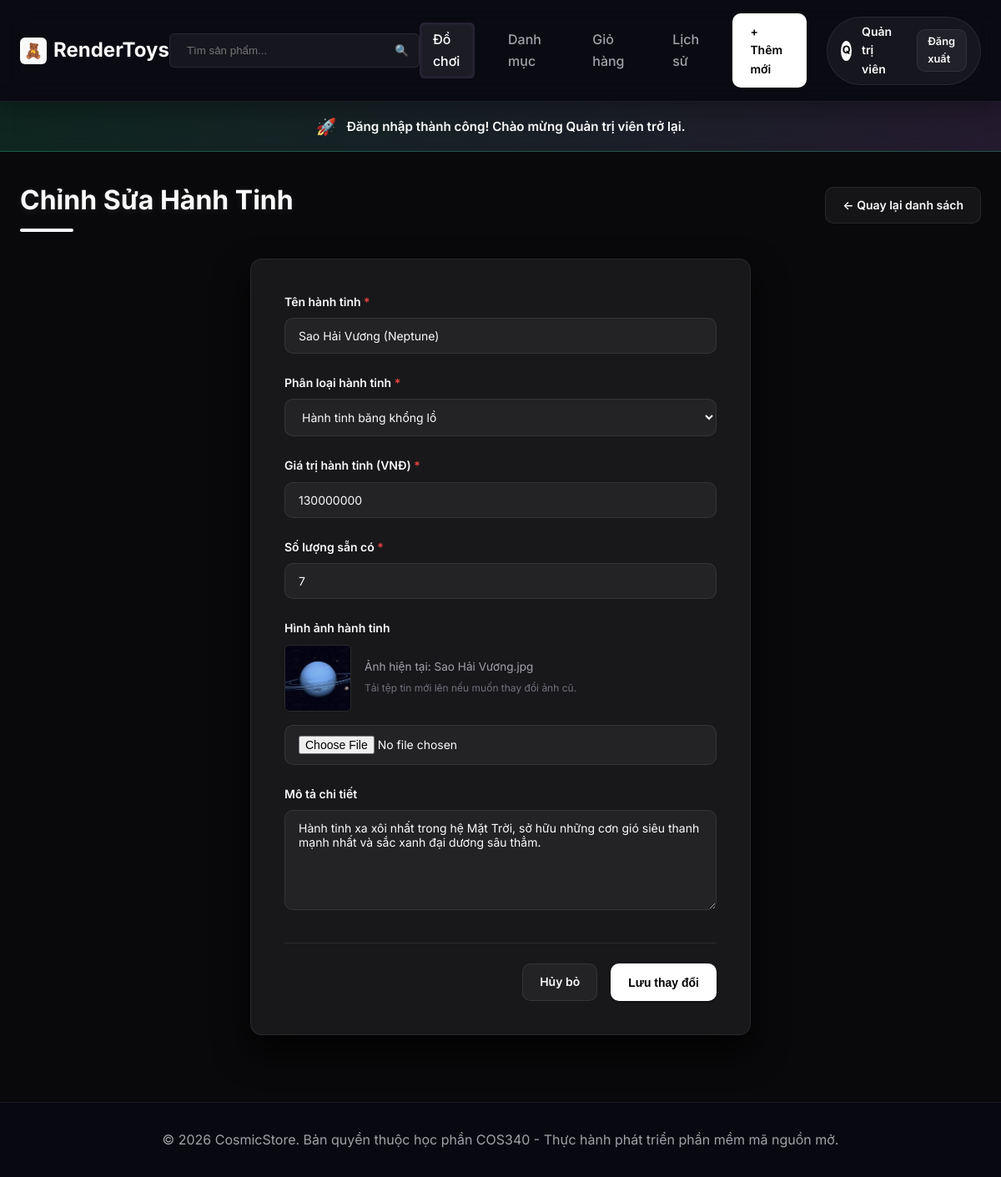
/product/edit/6 (signed in), run on an earlier commit of the app's database.
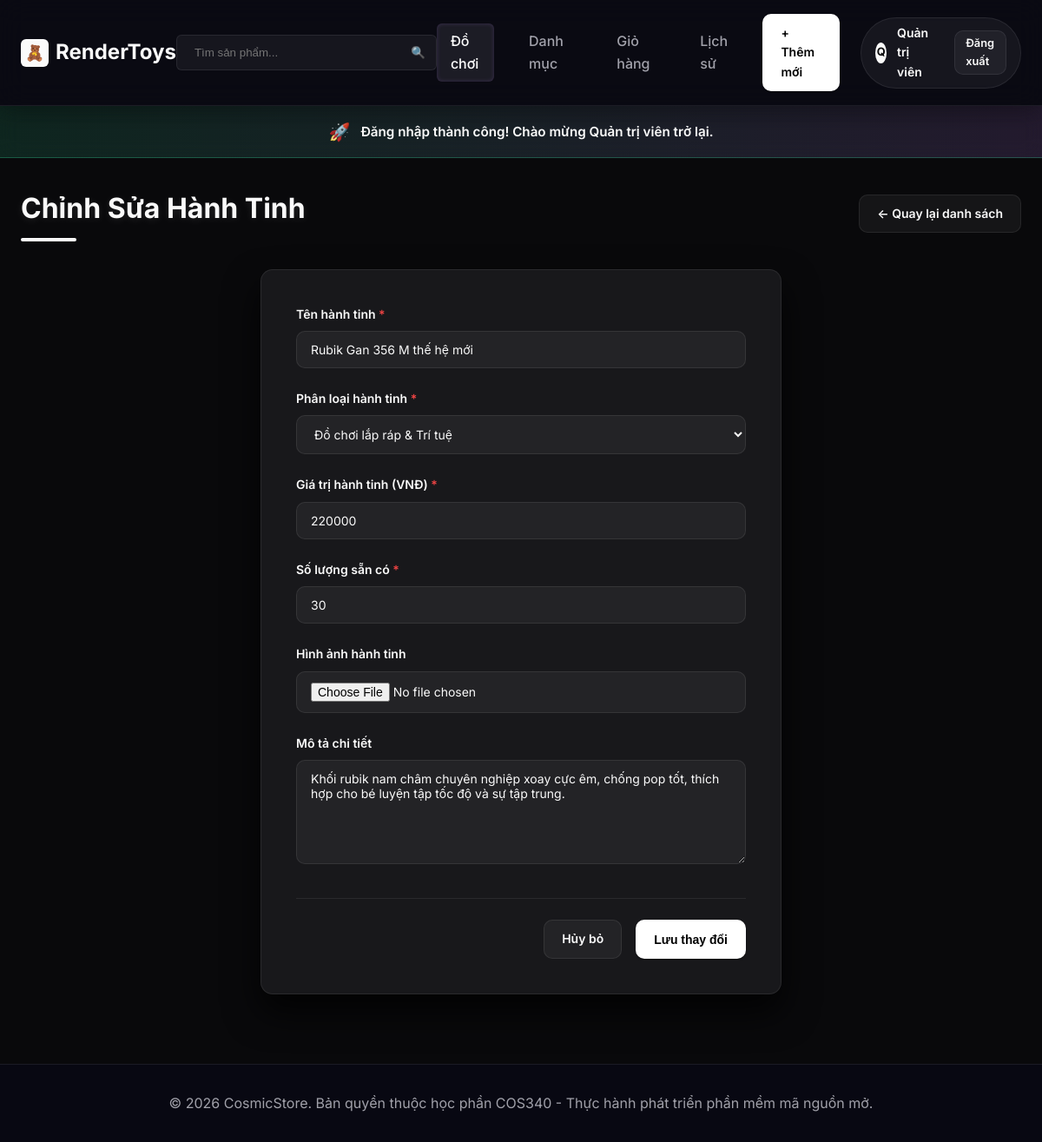
And on a later commit of the database.
### tables this page shows
CREATE TABLE IF NOT EXISTS `products` (
  `id` INT AUTO_INCREMENT PRIMARY KEY,
  `name` VARCHAR(255) NOT NULL,
  `description` TEXT NULL,
  `price` DECIMAL(12,2) NOT NULL,
  `image` VARCHAR(255) NULL,
  `category_id` INT NOT NULL,
  `stock_quantity` INT NOT NULL DEFAULT 10,
  FOREIGN KEY (`category_id`) REFERENCES `categories`(`id`) ON DELETE CASCADE
);

CREATE TABLE IF NOT EXISTS `categories` (
  `id` INT AUTO_INCREMENT PRIMARY KEY,
  `name` VARCHAR(255) NOT NULL,
  `description` TEXT NULL
);

### app/controllers/ProductController.php (called while the page is built, shortened)
<?php
class ProductController {
    private $productModel;
    private $categoryModel;
    public function __construct() {
        $this->productModel = new ProductModel();
        $this->categoryModel = new CategoryModel();
    }
    public function edit($id) {
        $product = $this->productModel->getById($id);
        $categories = $this->categoryModel->getAll();
        require_once __DIR__ . '/../views/share/header.php';
        require_once __DIR__ . '/../views/product/edit.php';
        require_once __DIR__ . '/../views/share/footer.php';
    }
}

### app/database/Database.php (called while the page is built, shortened)
<?php
class Database {
    private static $conn = null;
    public static function getConnection() {
        if (self::$conn === null) {
            $db = new self();
            try {
                self::$conn = new PDO(
                    "mysql:host=" . $db->host . ";dbname=" . $db->db_name . ";charset=utf8mb4",
                    $db->username,
                    $db->password
                );
                self::$conn->exec("SET NAMES utf8mb4");
                self::$conn->setAttribute(PDO::ATTR_ERRMODE, PDO::ERRMODE_EXCEPTION);
                self::$conn->setAttribute(PDO::ATTR_DEFAULT_FETCH_MODE, PDO::FETCH_ASSOC);
            } catch (PDOException $exception) {
                die("Lỗi kết nối cơ sở dữ liệu: " . $exception->getMessage());
            }
        }
        return self::$conn;
    }
}

### app/models/ProductModel.php (called while the page is built, shortened)
<?php
class ProductModel {
    private $db;
    public function __construct() {
        $this->db = Database::getConnection();
    }
    public function getById($id) {
        $query = "SELECT p.*, c.name AS category_name
                  FROM products p
                  JOIN categories c ON p.category_id = c.id
                  WHERE p.id = :id LIMIT 0,1";
        $stmt = $this->db->prepare($query);
        $stmt->bindParam(':id', $id, PDO::PARAM_INT);
        $stmt->execute();
        return $stmt->fetch();
    }
}

### app/models/CategoryModel.php (called while the page is built, shortened)
<?php
class CategoryModel {
    private $db;
    public function __construct() {
        $this->db = Database::getConnection();
    }
    public function getAll() {
        $query = "SELECT * FROM categories ORDER BY id ASC";
        $stmt = $this->db->prepare($query);
        $stmt->execute();
        return $stmt->fetchAll();
    }
}

### app/views/product/edit.php (the view)
<div class="page-header">
    <h1 class="page-title">Chỉnh Sửa Hành Tinh</h1>
    <a href="<?php echo BASE_PATH; ?>/product" class="btn btn-secondary">&larr; Quay lại danh sách</a>
</div>
<div class="form-card">
    <form action="<?php echo BASE_PATH; ?>/product/edit/<?php echo $product['id']; ?>" method="POST" enctype="multipart/form-data">
        <div class="form-group">
            <label for="name" class="form-label">Tên hành tinh <span style="color:var(--danger)">*</span></label>
            <input type="text" id="name" name="name" class="form-control" value="<?php echo htmlspecialchars($product['name']); ?>" required>
        </div>
        <div class="form-group">
            <label for="category_id" class="form-label">Phân loại hành tinh <span style="color:var(--danger)">*</span></label>
            <select id="category_id" name="category_id" class="form-control" required>
                <?php foreach ($categories as $category): ?>
                    <option value="<?php echo $category['id']; ?>" <?php echo ($category['id'] == $product['category_id']) ? 'selected' : ''; ?>>
                        <?php echo htmlspecialchars($category['name']); ?>
                    </option>
                <?php endforeach; ?>
            </select>
        </div>
        <div class="form-group">
            <label for="price" class="form-label">Giá trị hành tinh (VNĐ) <span style="color:var(--danger)">*</span></label>
            <input type="number" id="price" name="price" min="0" step="1000" class="form-control" value="<?php echo floatval($product['price']); ?>" required>
        </div>
        <div class="form-group">
            <label for="stock_quantity" class="form-label">Số lượng sẵn có <span style="color:var(--danger)">*</span></label>
            <input type="number" id="stock_quantity" name="stock_quantity" min="0" class="form-control" value="<?php echo intval($product['stock_quantity']); ?>" required>
        </div>
        <div class="form-group">
            <label for="image" class="form-label">Hình ảnh hành tinh</label>
            <?php if (!empty($product['image']) && file_exists(__DIR__ . '/../../../public/uploads/' . $product['image'])): ?>
                <div style="margin-bottom: 1rem; display: flex; align-items: center; gap: 1rem;">
                    <img src="<?php echo BASE_PATH . '/public/uploads/' . $product['image']; ?>" alt="Ảnh hiện tại" style="width: 80px; height: 80px; object-fit: cover; border-radius: var(--radius-sm); border: 1px solid var(--border);">
                    <div>
                        <span style="font-size: 0.85rem; color: var(--text-secondary); display: block;">Ảnh hiện tại: <?php echo htmlspecialchars($product['image']); ?></span>
                        <span style="font-size: 0.75rem; color: var(--text-muted); ">Tải tệp tin mới lên nếu muốn thay đổi ảnh cũ.</span>
                    </div>
                </div>
            <?php endif; ?>
            <input type="file" id="image" name="image" class="form-control" accept="image/*">
        </div>
        <div class="form-group">
            <label for="description" class="form-label">Mô tả chi tiết</label>
            <textarea id="description" name="description" class="form-control"><?php echo htmlspecialchars($product['description']); ?></textarea>
        </div>
        <div class="form-actions">
            <a href="<?php echo BASE_PATH; ?>/product" class="btn btn-secondary">Hủy bỏ</a>
            <button type="submit" class="btn btn-primary">Lưu thay đổi</button>
        </div>
    </form>
</div>

What changed in the data, as far as the page shows it:
changed products: name "Sao Hải Vương (Neptune)" → "Rubik Gan 356 M thế hệ mới"; category_id "Hành tinh băng khổng lồ" → "Đồ chơi lắp ráp & Trí tuệ"; price "130000000" → "220000"; stock_quantity "7" → "30"; description "Hành tinh xa xôi nhất trong hệ Mặt Trời, sở hữu những cơn gió siêu thanh mạnh nhất và sắc xanh đại dương sâu thẳm." → "Khối rubik nam châm chuyên nghiệp xoay cực êm, chống pop tốt, thích hợp cho bé luyện tập tốc độ và sự tập trung."; image: picture removed; image "Sao Hải Vương.jpg" → (not shown)
Also different on the page:
text no longer shown: "Ảnh hiện tại: Tải tệp tin mới lên nếu muốn thay đổi ảnh cũ."
